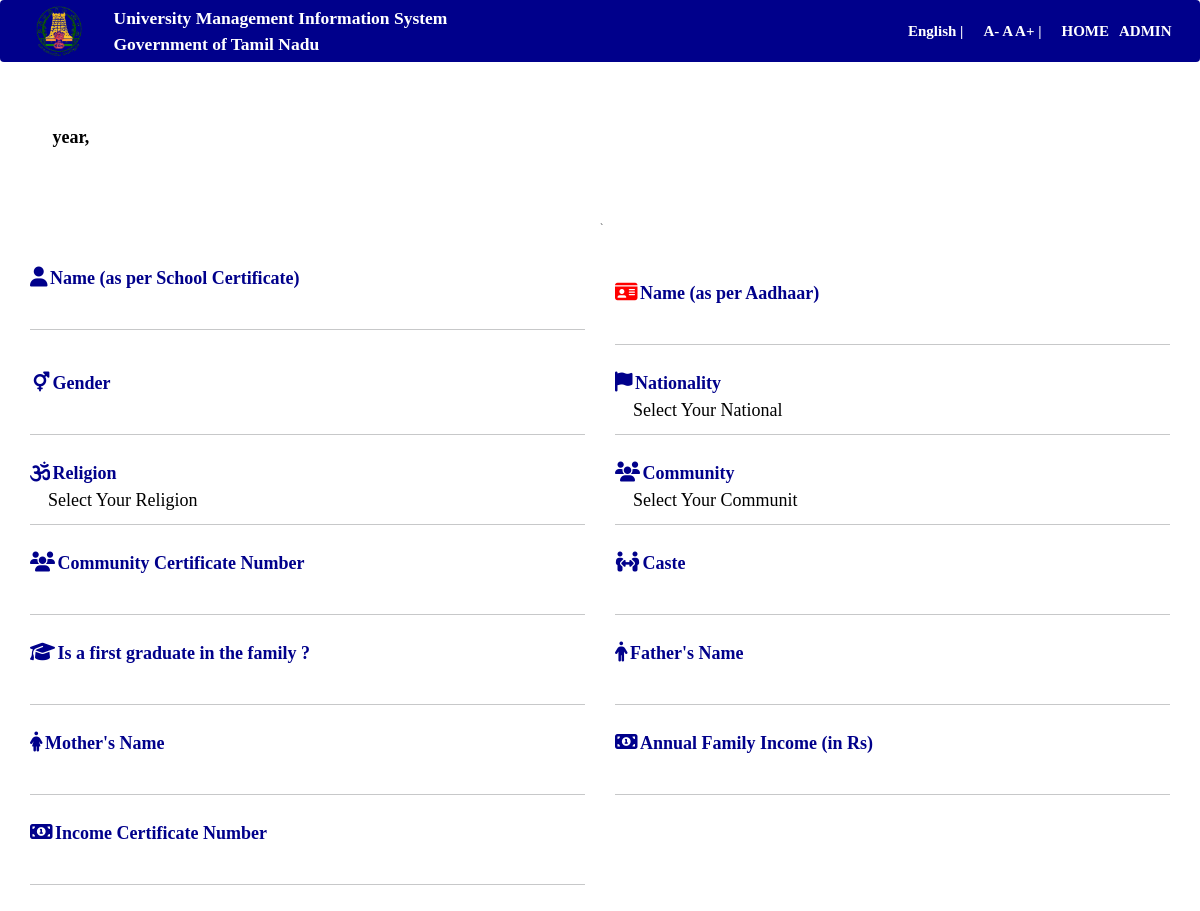
The app's page /e_sevaiinfo.php?uid=1 with its own data.
### tables this page shows
CREATE TABLE IF NOT EXISTS `umis_info` (
  `uid` int(11) NOT NULL AUTO_INCREMENT,
  `sname` varchar(20) NOT NULL,
  `aname` varchar(20) NOT NULL,
  `password` varchar(20) NOT NULL,
  `aadhaar` varchar(20) NOT NULL,
  `emis` varchar(20) NOT NULL,
  `dob` varchar(10) NOT NULL,
  `gender` varchar(10) NOT NULL,
  `nationality` varchar(10) NOT NULL,
  `religion` varchar(10) NOT NULL,
  `community` varchar(10) NOT NULL,
  `caste` varchar(20) NOT NULL,
  `blood` varchar(10) NOT NULL,
  `graduate` varchar(10) NOT NULL,
  `quota` varchar(10) NOT NULL,
  `abled` varchar(10) NOT NULL,
  `mobile` varchar(15) NOT NULL,
  `email` varchar(30) NOT NULL,
  `pcountry` varchar(30) NOT NULL,
  `pstate` varchar(30) NOT NULL,
  `plocation` varchar(30) NOT NULL,
  `pdistrict` varchar(30) NOT NULL,
  `ptaluk` varchar(30) NOT NULL,
  `pvillage` varchar(50) NOT NULL,
  `pblock` varchar(30) NOT NULL,
  `ppanchayat` varchar(30) NOT NULL,
  `paddress` text NOT NULL,
  `ccountry` varchar(30) NOT NULL,
  `cstate` varchar(30) NOT NULL,
  `clocation` varchar(30) NOT NULL,
  `cdistrict` varchar(30) NOT NULL,
  `ctaluk` varchar(30) NOT NULL,
  `cvillage` varchar(50) NOT NULL,
  `cpanchayat` varchar(30) NOT NULL,
  `cward` varchar(10) NOT NULL,
  `caddress` text NOT NULL,
  `cjoin` varchar(10) NOT NULL,
  `cstream` varchar(20) NOT NULL,
  `cctype` varchar(20) NOT NULL,
  `ccourse` varchar(20) NOT NULL,
  `cbranch` varchar(30) NOT NULL,
  `cmedium` varchar(15) NOT NULL,
  `cmode` varchar(20) NOT NULL,
  `cadmission` varchar(20) NOT NULL,
  `cad_type` varchar(20) NOT NULL,
  `ccounselling` varchar(20) NOT NULL,
  `crollno` varchar(20) NOT NULL,
  `clateral` varchar(10) NOT NULL,
  `chosteller` varchar(10) NOT NULL,
  `cinstitute` varchar(50) NOT NULL,
  `cyear` varchar(10) NOT NULL,
  `pjoin` varchar(20) NOT NULL,
  `pstream` varchar(20) NOT NULL,
  `pctype` varchar(20) NOT NULL,
  `pcourse` varchar(20) NOT NULL,
  `pbranch` varchar(30) NOT NULL,
  `pmedium` varchar(20) NOT NULL,
  `pmode` varchar(20) NOT NULL,
  `padmission` varchar(20) NOT NULL,
  `pad_type` varchar(20) NOT NULL,
  `prollno` varchar(20) NOT NULL,
  `plateral` varchar(10) NOT NULL,
  `phosteller` varchar(10) NOT NULL,
  `pinstitute` varchar(30) NOT NULL,
  `pyear` varchar(10) NOT NULL,
  `fname` varchar(20) NOT NULL,
  `foccup` varchar(30) NOT NULL,
  `mname` varchar(20) NOT NULL,
  `moccup` varchar(30) NOT NULL,
  `guardian` varchar(20) NOT NULL,
  `orphan` varchar(10) NOT NULL,
  `income` varchar(20) NOT NULL,
  `phno` varchar(20) NOT NULL,
  `accno` varchar(30) NOT NULL,
  `ifsc` varchar(50) NOT NULL,
  `bname` varchar(20) NOT NULL,
  `bbranch` varchar(20) NOT NULL,
  `city` varchar(20) NOT NULL,
  `acctype` varchar(15) NOT NULL,
  `e_name` varchar(20) NOT NULL,
  `e_aname` varchar(20) NOT NULL,
  `e_gender` varchar(10) NOT NULL,
  `e_nationality` varchar(20) NOT NULL,
  `e_religion` varchar(20) NOT NULL,
  `e_community` varchar(20) NOT NULL,
  `e_communityno` varchar(20) NOT NULL,
  `e_caste` varchar(20) NOT NULL,
  `e_graduate` varchar(10) NOT NULL,
  `e_fname` varchar(20) NOT NULL,
  `e_mname` varchar(20) NOT NULL,
  `e_income` varchar(10) NOT NULL,
  `e_incomeno` varchar(20) NOT NULL,
  PRIMARY KEY (`uid`)
);

### e_sevaiinfo.php (the view, shortened to what this page needs)
<html>
	<?php
		include "head.php";
		include "config.php";
	?>
<body>
<div class="row">
	<div class="col-md-12">
		<?php include "nav.php";?>
	</div>
</div>
<div class="col-md-12"><br>
		<?php
			$sql="select * from umis_info where uid='{$_GET["uid"]}'";
			$res=$con->query($sql);
			if($res->num_rows>0)
			{
				$rec=$res->fetch_assoc();
			}
		?>
		<form method="post" action="<?php echo $_SERVER["REQUEST_URI"];?>">
		<div class="form-group col-md-12 ">
			<font size="4px" color="darkblue" face="Cambria" >&ensp;&ensp;<b><?php echo "{$rec["sname"]}";?></b></font><br>
			<font size="4px" color="black" face="Cambria" >&ensp;&ensp;<b><?php echo "{$rec["cyear"]}";?> year,</b></font><br>
			<font size="4px" color="black" face="Cambria" >&ensp;&ensp;<b><?php echo "{$rec["ccourse"]}";?></b></font>
			<font size="4px" color="black" face="Cambria" ><b><?php echo "{$rec["cbranch"]}";?></b></font><br>
			<font size="4px" color="black" face="Cambria" >&ensp;&ensp;<b><?php echo "{$rec["cinstitute"]}";?></b></font>
		</div>
		`<div class="form-group col-md-6 "><br><br><br>
			<span class="fa fa-user" style="color:darkblue; font-size:20px;"></span>
			<font size="4px" color="darkblue" face="Cambria"><b>Name (as per School Certificate)</b></font><br>
			<font size="4px" color="black" face="Cambria" >&ensp;&ensp;<?php echo "{$rec["e_name"]}";?></font><hr>
		</div>
		<div class="form-group col-md-6"><br><br><br>
			<span class="fa fa-id-card" style="color:red; font-size:20px;"></span>
			<font size="4px" color="darkblue" face="Cambria"><b>Name (as per Aadhaar)</b></font><br>
			<font size="4px" color="black" face="Cambria" >&ensp;&ensp;<?php echo "{$rec["e_aname"]}";?></font><hr>
		</div>
		<div class="form-group col-md-6">
			<span class="fa fa-intersex" style="color:darkblue; font-size:20px;"></span>
			<font size="4px" color="darkblue" face="Cambria"><b>Gender</b></font><br>
			<font size="4px" color="black" face="Cambria" >&ensp;&ensp;<?php echo "{$rec["e_gender"]}";?></font><hr>
		</div>
		<div class="form-group col-md-6">
			<span class="fa fa-flag" style="color:darkblue; font-size:20px;"></span>
			<font size="4px" color="darkblue" face="Cambria"><b>Nationality</b></font><br>
			<font size="4px" color="black" face="Cambria" >&ensp;&ensp;<?php echo "{$rec["e_nationality"]}";?></font><hr>
		</div>
		<div class="form-group col-md-6">
			<span class="fa fa-om" style="color:darkblue; font-size:20px;"></span>
			<font size="4px" color="darkblue" face="Cambria"><b>Religion</b></font><br>
			<font size="4px" color="black" face="Cambria" >&ensp;&ensp;<?php echo "{$rec["e_religion"]}";?></font><hr>
		</div>
		<div class="form-group col-md-6">
			<span class="fa fa-users" style="color:darkblue; font-size:20px;"></span>
			<font size="4px" color="darkblue" face="Cambria"><b>Community</b></font><br>
			<font size="4px" color="black" face="Cambria" >&ensp;&ensp;<?php echo "{$rec["e_community"]}";?></font><hr>
		</div>
		<div class="form-group col-md-6">
			<span class="fa fa-users" style="color:darkblue; font-size:20px;"></span>
			<font size="4px" color="darkblue" face="Cambria"><b>Community Certificate Number</b></font><br>
			<font size="4px" color="black" face="Cambria" >&ensp;&ensp;<?php echo "{$rec["e_communityno"]}";?></font><hr>
		</div>
		<div class="form-group col-md-6">
			<span class="fa fa-people-arrows" style="color:darkblue; font-size:20px;"></span>
			<font size="4px" color="darkblue" face="Cambria"><b>Caste</b></font><br>
			<font size="4px" color="black" face="Cambria" >&ensp;&ensp;<?php echo "{$rec["e_caste"]}";?></font><hr>
		</div>
		<div class="form-group col-md-6">
			<span class="fa fa-graduation-cap" style="color:darkblue; font-size:20px;"></span>
			<font size="4px" color="darkblue" face="Cambria"><b>Is a first graduate in the family ?</b></font><br>
			<font size="4px" color="black" face="Cambria" >&ensp;&ensp;<?php echo "{$rec["e_graduate"]}";?></font><hr>
		</div>
		<div class="form-group col-md-6">
			<span class="fa fa-male" style="color:darkblue; font-size:20px;"></span>
			<font size="4px" color="darkblue" face="Cambria"><b>Father's Name</b></font><br>
			<font size="4px" color="black" face="Cambria" >&ensp;&ensp;<?php echo "{$rec["e_fname"]}";?></font><hr>
		</div>
		<div class="form-group col-md-6">
			<span class="fa fa-female" style="color:darkblue; font-size:20px;"></span>
			<font size="4px" color="darkblue" face="Cambria"><b>Mother's Name</b></font><br>
			<font size="4px" color="black" face="Cambria" >&ensp;&ensp;<?php echo "{$rec["e_mname"]}";?></font><hr>
		</div>
		<div class="form-group col-md-6">
			<span class="fa fa-money" style="color:darkblue; font-size:20px;"></span>
			<font size="4px" color="darkblue" face="Cambria"><b>Annual Family Income (in Rs)</b></font><br>
			<font size="4px" color="black" face="Cambria" >&ensp;&ensp;<?php echo "{$rec["e_income"]}";?></font><hr>
		</div>
		<div class="form-group col-md-6">
			<span class="fa fa-money" style="color:darkblue; font-size:20px;"></span>
			<font size="4px" color="darkblue" face="Cambria"><b>Income Certificate Number</b></font><br>
			<font size="4px" color="black" face="Cambria" >&ensp;&ensp;<?php echo "{$rec["e_incomeno"]}";?></font><hr>
		</div>
	</form>
</div>
</body>
</html>

### head.php (style rules this page uses)
html, body { max-width: 100%; overflow-x: hidden; font-family:Calibri; }

### records on screen
umis_info: e_nationality "Select Your National", e_religion "Select Your Religion", e_community "Select Your Communit"
